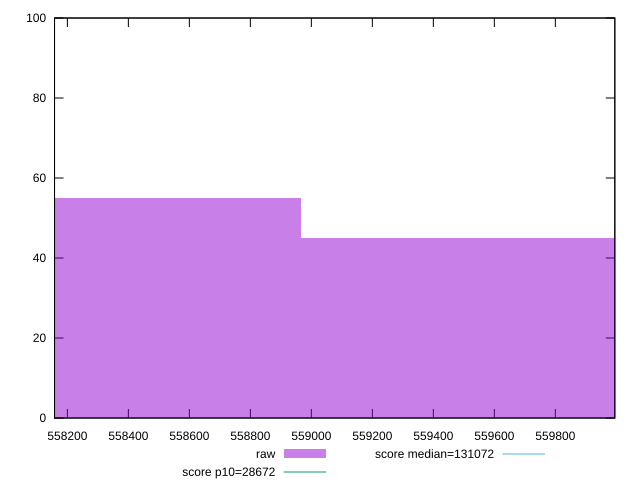

gnuplot code for this plot:
reset

$raw <<EOF
559621.9862090691 45
558311.396077432 55
EOF

set key outside below
set boxwidth 1310.5901316371642
set xrange [558157.9094985723:559995.1029763501]
set yrange [0:100]
set trange [0:100]
set style fill transparent solid 0.5 noborder

set parametric
set terminal svg size 640, 490 enhanced background rgb 'white'
set output "report_00008_2021-01-22T20:58:29.167/uses-long-cache-ttl/samples/pages/raw/histogram.svg"

plot $raw title "raw" with boxes, \
     28672,t title "score p10=28672", \
     131072,t title "score median=131072"

reset
